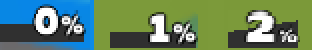
#> input picture numbers.PNG, 156 x 25 px, given in place of 0.PNG, which was not available (shown 2 times larger)
$ python compare2.py   (older library calls are emulated)
#> lines starting #> are read from the running program, lines starting #| are printed output that depends on the picture; after the words box and inside, x2 and y2 are one past the last pixel; in counts of white or black regions, pixels touching at a corner belong together; pictures that were not available may be replaced by others from this repository, and a replacement may not be noted

from skimage.measure import compare_ssim
import argparse
import imutils
import cv2

import numpy as np
from PIL import ImageGrab
import time

def screen_record():
    counter = 0
    last_time = time.time()
    highscore = 0
    highscoreName = 0

    testImages = {}
    imageNames = []

    for i in range (5):
        name = str(i) + '.PNG'
        imageComp = cv2.imread(name)
#> imageComp is the input picture: shape (25, 156, 3); mean B, G, R 101.2, 131.7, 100.1
        b,g,r = cv2.split(imageComp)
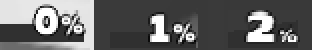
#> b: shape (25, 156) (shown 2 times larger); min 3, max 255, mean 101.2
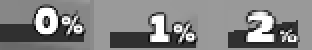
#> g: shape (25, 156) (shown 2 times larger); min 3, max 255, mean 131.7
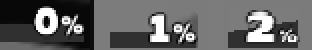
#> r: shape (25, 156) (shown 2 times larger); min 0, max 255, mean 100.1
        (thresh, blackAndWhiteImage2) = cv2.threshold(r, 170, 255, cv2.THRESH_BINARY)
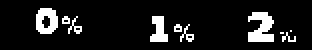
#> blackAndWhiteImage2: shape (25, 156) (shown 2 times larger); 10.5% white; 10 white regions (5 under 20 px), largest, box (x1, y1, x2, y2) and area: (124, 6, 137, 21) 137, (18, 4, 29, 17) 106, (75, 8, 84, 21) 79, (34, 8, 41, 17) 23, (90, 12, 97, 21) 23
        (thresh, blackAndWhiteImage) = cv2.threshold(blackAndWhiteImage2, 220, 255, cv2.THRESH_BINARY)
        testImages[name] = blackAndWhiteImage
        imageNames.append(name)

    for i in range(5):
        name = 'm' + str(i + 1) + '.PNG'
        imageComp = cv2.imread(name)
        b,g,r = cv2.split(imageComp)
        (thresh, blackAndWhiteImage2) = cv2.threshold(r, 170, 255, cv2.THRESH_BINARY)
        (thresh, blackAndWhiteImage) = cv2.threshold(blackAndWhiteImage2, 220, 255, cv2.THRESH_BINARY)
        testImages[name] = blackAndWhiteImage
        imageNames.append(name)

    # [5 lines of commented-out code are left out]

    while True:

        # 800x600 windowed mode
        test =  np.array(ImageGrab.grab(bbox=(1305,67,1358,92))) # x1,y1,x2,y2 53,25
        test = cv2.cvtColor(test, cv2.COLOR_BGR2RGB)
        # print(printscreen.shape, imageComp.shape)
        # print('loop took {} seconds'.format(time.time()-last_time))
        last_time = time.time()
        b,g,r = cv2.split(test)
        (thresh, first) = cv2.threshold(r, 170, 255, cv2.THRESH_BINARY)
        (thresh, second) = cv2.threshold(first, 220, 255, cv2.THRESH_BINARY)
        cv2.imshow('window', second)
        cv2.imshow("comp", testImages[imageNames[counter]])
        cv2.imshow("og", test)
        cv2.imshow("red", r)

        (score, diff) = compare_ssim(testImages[imageNames[counter]], second, full=True)
        diff = (diff * 255).astype("uint8")
        # print("SSIM:" + str(score) + " " + str(counter))
        # if score > 0.35:
            # print("grade is " + str(counter) + "%")

        if score >= highscore:
            highscore = score
            if 'm' in imageNames[counter]:
                result = imageNames[counter].replace('m', '')
                result = result.replace('.PNG', '')
                result = "-" + result

            if 'm' not in imageNames[counter]:
                result = imageNames[counter]
                result = result.replace('.PNG', '')

            highscoreName = result


        if cv2.waitKey(25) & 0xFF == ord('q'):
            cv2.destroyAllWindows()
            break

        counter += 1
        if counter == len(imageNames):
            print("grade is " + str(highscoreName) + "%")
            counter = 0
            highscore = 0

#> (the run stopped early here; a loop or call above may not have finished)
